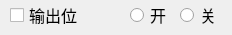
<?xml version="1.0" encoding="UTF-8"?>
<ui version="4.0">
 <class>MPDU_OutputSwItemWid</class>
 <widget class="QWidget" name="MPDU_OutputSwItemWid">
  <property name="geometry">
   <rect>
    <x>0</x>
    <y>0</y>
    <width>232</width>
    <height>35</height>
   </rect>
  </property>
  <property name="windowTitle">
   <string>Form</string>
  </property>
  <widget class="QCheckBox" name="checkBox">
   <property name="geometry">
    <rect>
     <x>10</x>
     <y>0</y>
     <width>111</width>
     <height>30</height>
    </rect>
   </property>
   <property name="font">
    <font>
     <family>微软雅黑</family>
     <pointsize>12</pointsize>
    </font>
   </property>
   <property name="text">
    <string>输出位</string>
   </property>
  </widget>
  <widget class="QRadioButton" name="openRadio">
   <property name="geometry">
    <rect>
     <x>130</x>
     <y>0</y>
     <width>51</width>
     <height>30</height>
    </rect>
   </property>
   <property name="font">
    <font>
     <family>微软雅黑</family>
     <pointsize>12</pointsize>
    </font>
   </property>
   <property name="text">
    <string>开</string>
   </property>
  </widget>
  <widget class="QRadioButton" name="closeRadio">
   <property name="geometry">
    <rect>
     <x>180</x>
     <y>0</y>
     <width>51</width>
     <height>30</height>
    </rect>
   </property>
   <property name="font">
    <font>
     <family>微软雅黑</family>
     <pointsize>12</pointsize>
    </font>
   </property>
   <property name="text">
    <string>关</string>
   </property>
  </widget>
 </widget>
 <resources/>
 <connections/>
</ui>
